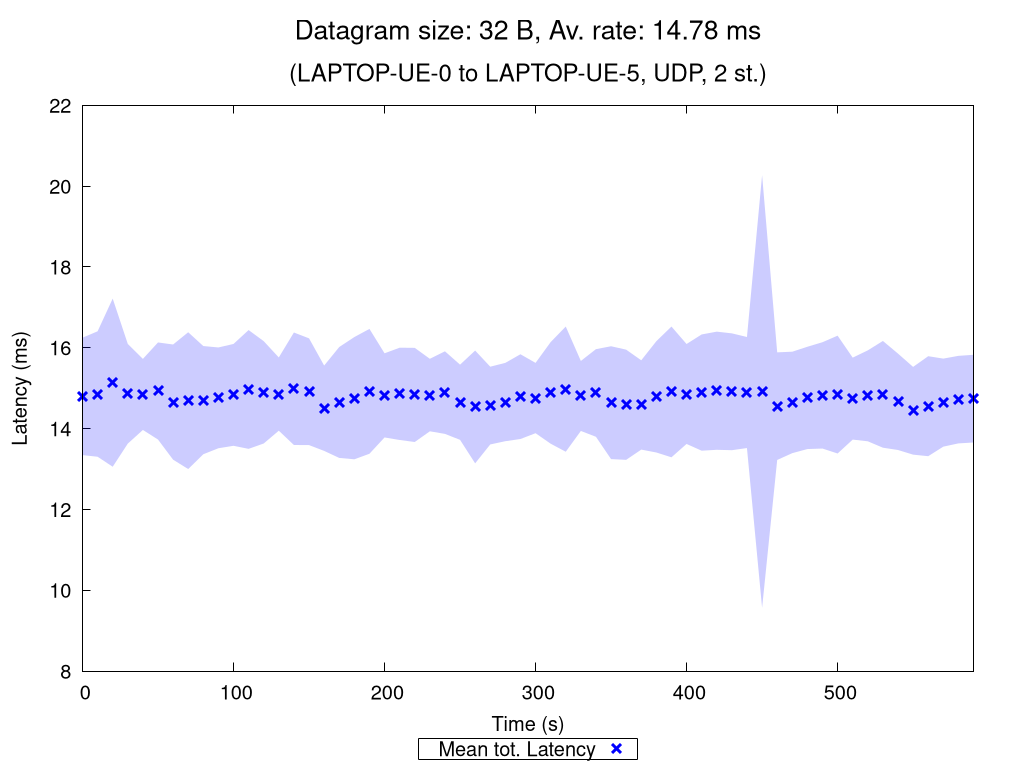

Reproduce this figure in gnuplot.
set terminal pngcairo nocrop enhanced size 1024,768 font "Verdana,15"
set output "UDP_2_st_2020_10_12_03-43-49_one2two_00032B.png"

set title "{/=20 Datagram size: 32 B, Av. rate: 14.78 ms}\n\n{/=18 (LAPTOP-UE-0 to LAPTOP-UE-5, UDP, 2 st.)}"

set xlabel "Time (s)"
set ylabel "Latency (ms)"
set ytics nomirror
set key bmargin center horizontal box samplen 1 width -1
set bmargin 4.6
set rmargin 4.5

rf = 1.0  # rate factor
set style fill transparent solid 0.2 noborder
set autoscale xfix
plot "UDP_2_st_2020_10_12_03-43-49_one2two_00032B_iperf_processed.dat" using 1:($2/rf-$3/rf):($2/rf+$3/rf) with filledcurves lc rgb "blue" notitle, \
     "" using 1:($2/rf) with points pt 2 ps 1.5 lw 3 lc rgb "blue" title "Mean tot. Latency", \
